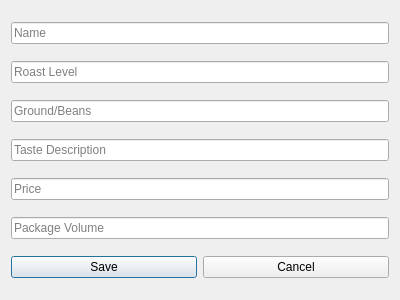
<?xml version="1.0" encoding="UTF-8"?>
<ui version="4.0">
 <class>AddEditCoffeeForm</class>
 <widget class="QDialog" name="AddEditCoffeeForm">
  <property name="geometry">
   <rect>
    <x>0</x>
    <y>0</y>
    <width>400</width>
    <height>300</height>
   </rect>
  </property>
  <property name="windowTitle">
   <string>Add/Edit Coffee</string>
  </property>
  <layout class="QVBoxLayout" name="verticalLayout">
   <item>
    <widget class="QLineEdit" name="nameInput">
     <property name="placeholderText">
      <string>Name</string>
     </property>
    </widget>
   </item>
   <item>
    <widget class="QLineEdit" name="roastLevelInput">
     <property name="placeholderText">
      <string>Roast Level</string>
     </property>
    </widget>
   </item>
   <item>
    <widget class="QLineEdit" name="groundOrBeansInput">
     <property name="placeholderText">
      <string>Ground/Beans</string>
     </property>
    </widget>
   </item>
   <item>
    <widget class="QLineEdit" name="tasteDescriptionInput">
     <property name="placeholderText">
      <string>Taste Description</string>
     </property>
    </widget>
   </item>
   <item>
    <widget class="QLineEdit" name="priceInput">
     <property name="placeholderText">
      <string>Price</string>
     </property>
    </widget>
   </item>
   <item>
    <widget class="QLineEdit" name="packageVolumeInput">
     <property name="placeholderText">
      <string>Package Volume</string>
     </property>
    </widget>
   </item>
   <item>
    <layout class="QHBoxLayout" name="horizontalLayout">
     <item>
      <widget class="QPushButton" name="saveButton">
       <property name="text">
        <string>Save</string>
       </property>
      </widget>
     </item>
     <item>
      <widget class="QPushButton" name="cancelButton">
       <property name="text">
        <string>Cancel</string>
       </property>
      </widget>
     </item>
    </layout>
   </item>
  </layout>
 </widget>
 <resources/>
 <connections/>
</ui>
